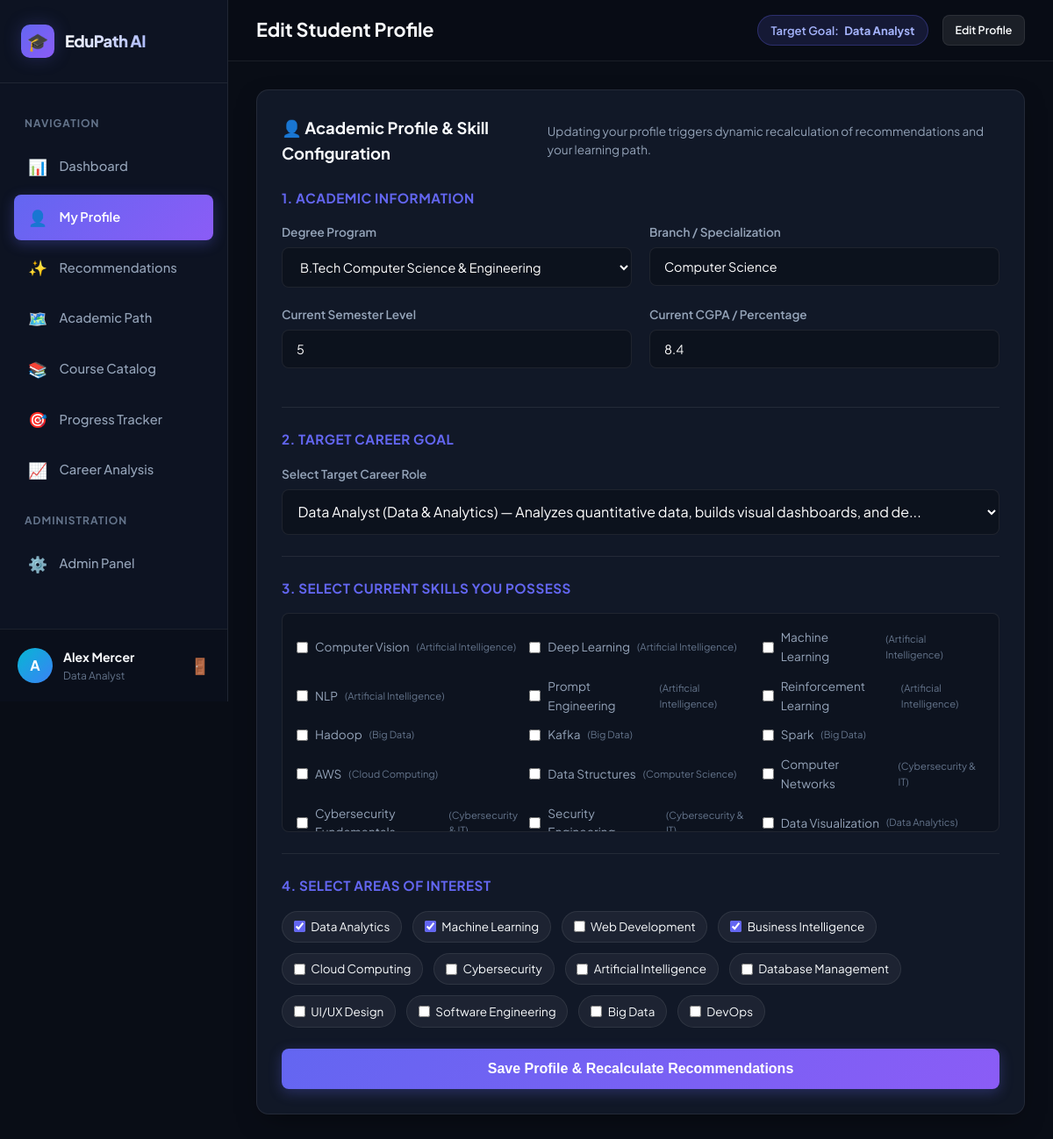
Page /profile (signed in) on the committed database.
### tables this page shows
CREATE TABLE students (
    id INTEGER PRIMARY KEY AUTOINCREMENT,
    name TEXT NOT NULL,
    email TEXT NOT NULL UNIQUE,
    password_hash TEXT NOT NULL,
    degree TEXT DEFAULT 'B.Tech CSE',
    branch TEXT DEFAULT 'Computer Science & Engineering',
    semester INTEGER DEFAULT 5,
    cgpa REAL DEFAULT 8.0,
    target_career_id INTEGER,
    created_at TIMESTAMP DEFAULT CURRENT_TIMESTAMP,
    FOREIGN KEY (target_career_id) REFERENCES career_roles(id) ON DELETE SET NULL
);

CREATE TABLE career_roles (
    id INTEGER PRIMARY KEY AUTOINCREMENT,
    title TEXT NOT NULL UNIQUE,
    description TEXT,
    category TEXT NOT NULL
);

CREATE TABLE skills (
    id INTEGER PRIMARY KEY AUTOINCREMENT,
    name TEXT NOT NULL UNIQUE,
    category TEXT NOT NULL
);

### app.py (the view, shortened to what this page needs)
@app.route("/profile", methods=["GET", "POST"])
@login_required
def profile():
    student_id = session["user_id"]
    conn = get_db()
    cursor = conn.cursor()
    cursor.execute("SELECT * FROM students WHERE id = ?", (student_id,))
    student = dict(cursor.fetchone())
    cursor.execute("SELECT skill_id FROM student_skills WHERE student_id = ?", (student_id,))
    student_skill_ids = [r[0] for r in cursor.fetchall()]
    cursor.execute("SELECT interest_name FROM student_interests WHERE student_id = ?", (student_id,))
    student_interests = [r[0] for r in cursor.fetchall()]
    cursor.execute("SELECT * FROM skills ORDER BY category, name")
    all_skills = [dict(r) for r in cursor.fetchall()]
    cursor.execute("SELECT * FROM career_roles ORDER BY title")
    all_career_roles = [dict(r) for r in cursor.fetchall()]
    conn.close()
    predefined_interests = [
        "Data Analytics", "Machine Learning", "Web Development", "Business Intelligence",
        "Cloud Computing", "Cybersecurity", "Artificial Intelligence", "Database Management",
        "UI/UX Design", "Software Engineering", "Big Data", "DevOps"
    ]
    return render_template(
        "profile.html",
        student=student,
        student_skill_ids=student_skill_ids,
        student_interests=student_interests,
        all_skills=all_skills,
        all_career_roles=all_career_roles,
        predefined_interests=predefined_interests
    )

### app.py (called while the page is built)
def get_db():
    ensure_db_initialized()
    conn = sqlite3.connect(DB_PATH)
    conn.row_factory = sqlite3.Row
    conn.execute("PRAGMA foreign_keys = ON;")
    return conn

@app.context_processor
def inject_user():
    if "user_id" in session:
        conn = get_db()
        cursor = conn.cursor()
        cursor.execute("""
            SELECT s.*, cr.title as target_career_title
            FROM students s
            LEFT JOIN career_roles cr ON s.target_career_id = cr.id
            WHERE s.id = ?
        """, (session["user_id"],))
        user = cursor.fetchone()
        conn.close()
        return {"current_user": dict(user) if user else None, "is_admin": session.get("is_admin", False)}
    return {"current_user": None, "is_admin": session.get("is_admin", False)}

def login_required(f):
    from functools import wraps
    @wraps(f)
    def decorated_function(*args, **kwargs):
        if "user_id" not in session:
            flash("Please sign in to access EduPath AI features.", "warning")
            return redirect(url_for("login"))
        return f(*args, **kwargs)
    return decorated_function

### templates/profile.html (shortened to what this page needs)
{% extends "base.html" %}
{% block page_title %}Edit Student Profile{% endblock %}
{% block content %}
<div style="max-width: 900px; margin: 0 auto;">
    <div class="card">
        <div class="card-header">
            <h3 class="card-title">👤 Academic Profile & Skill Configuration</h3>
            <p style="font-size: 0.85rem; color: var(--text-muted);">Updating your profile triggers dynamic recalculation of recommendations and your learning path.</p>
        </div>
        <form action="{{ url_for('profile') }}" method="POST">
            <h4 style="font-size: 0.95rem; font-weight: 700; color: var(--primary); text-transform: uppercase; letter-spacing: 0.5px; margin-bottom: 1rem;">1. Academic Information</h4>
            <div style="display: grid; grid-template-columns: 1fr 1fr; gap: 1.25rem;">
                <div class="form-group">
                    <label class="form-label">Degree Program</label>
                    <select name="degree" class="form-select">
                        <option value="B.Tech CSE" {% if student.degree == 'B.Tech CSE' %}selected{% endif %}>B.Tech Computer Science & Engineering</option>
                    </select>
                </div>
                <div class="form-group">
                    <label class="form-label">Branch / Specialization</label>
                    <input type="text" name="branch" class="form-control" value="{{ student.branch }}" required>
                </div>
            </div>
            <div style="display: grid; grid-template-columns: 1fr 1fr; gap: 1.25rem;">
                <div class="form-group">
                    <label class="form-label">Current Semester Level</label>
                    <input type="number" name="semester" class="form-control" min="1" max="8" value="{{ student.semester }}" required>
                </div>
                <div class="form-group">
                    <label class="form-label">Current CGPA / Percentage</label>
                    <input type="number" name="cgpa" class="form-control" step="0.1" min="0" max="10" value="{{ student.cgpa }}" required>
                </div>
            </div>
            <hr style="border: none; border-top: 1px solid var(--border-color); margin: 1.5rem 0;">
            <h4 style="font-size: 0.95rem; font-weight: 700; color: var(--primary); text-transform: uppercase; letter-spacing: 0.5px; margin-bottom: 1rem;">2. Target Career Goal</h4>
            <div class="form-group">
                <label class="form-label">Select Target Career Role</label>
                <select name="target_career_id" class="form-select" style="font-size: 1rem; padding: 0.85rem;">
                    {% for role in all_career_roles %}
                        <option value="{{ role.id }}" {% if student.target_career_id == role.id %}selected{% endif %}>
                            {{ role.title }} ({{ role.category }}) — {{ role.description[:60] }}...
                        </option>
                    {% endfor %}
                </select>
            </div>
            <hr style="border: none; border-top: 1px solid var(--border-color); margin: 1.5rem 0;">
            <h4 style="font-size: 0.95rem; font-weight: 700; color: var(--primary); text-transform: uppercase; letter-spacing: 0.5px; margin-bottom: 1rem;">3. Select Current Skills You Possess</h4>
            <div style="display: grid; grid-template-columns: repeat(auto-fill, minmax(200px, 1fr)); gap: 0.75rem; max-height: 250px; overflow-y: auto; background: rgba(0,0,0,0.2); padding: 1rem; border-radius: 8px; border: 1px solid var(--border-color);">
                {% for sk in all_skills %}
                <label style="display: flex; align-items: center; gap: 0.5rem; font-size: 0.85rem; cursor: pointer; color: var(--text-muted);">
                    <input type="checkbox" name="skills" value="{{ sk.id }}" {% if sk.id in student_skill_ids %}checked{% endif %} style="accent-color: var(--primary);">
                    <span>{{ sk.name }}</span>
                    <span style="font-size: 0.7rem; color: var(--text-dim);">({{ sk.category }})</span>
                </label>
                {% endfor %}
            </div>
            <hr style="border: none; border-top: 1px solid var(--border-color); margin: 1.5rem 0;">
            <h4 style="font-size: 0.95rem; font-weight: 700; color: var(--primary); text-transform: uppercase; letter-spacing: 0.5px; margin-bottom: 1rem;">4. Select Areas of Interest</h4>
            <div style="display: flex; flex-wrap: wrap; gap: 0.75rem; margin-bottom: 1.5rem;">
                {% for int_name in predefined_interests %}
                <label style="display: inline-flex; align-items: center; gap: 0.4rem; background: rgba(255,255,255,0.05); padding: 0.4rem 0.8rem; border-radius: 50px; font-size: 0.84rem; cursor: pointer; border: 1px solid var(--border-color);">
                    <input type="checkbox" name="interests" value="{{ int_name }}" {% if int_name in student_interests %}checked{% endif %} style="accent-color: var(--primary);">
                    <span>{{ int_name }}</span>
                </label>
                {% endfor %}
            </div>
            <button type="submit" class="btn btn-primary" style="width: 100%; padding: 0.9rem; font-size: 1rem;">Save Profile & Recalculate Recommendations</button>
        </form>
    </div>
</div>
{% endblock %}

### templates/base.html (shortened to what this page needs)
<!DOCTYPE html>
<html lang="en">
<head>
    <link rel="stylesheet" href="{{ url_for('static', filename='css/style.css') }}">
</head>
<body>
    <div class="app-container">
        <aside class="sidebar">
            <div class="sidebar-header">
                <div class="brand-icon">🎓</div>
                <div class="brand-title">EduPath AI</div>
            </div>
            <nav class="nav-menu">
                <div class="nav-section-title">Navigation</div>
                <a href="{{ url_for('dashboard') }}" class="nav-item {% if request.endpoint == 'dashboard' %}active{% endif %}">
                    <span class="nav-icon">📊</span>
                    <span>Dashboard</span>
                </a>
                <a href="{{ url_for('profile') }}" class="nav-item {% if request.endpoint == 'profile' %}active{% endif %}">
                    <span class="nav-icon">👤</span>
                    <span>My Profile</span>
                </a>
                <a href="{{ url_for('recommendations') }}" class="nav-item {% if request.endpoint == 'recommendations' %}active{% endif %}">
                    <span class="nav-icon">✨</span>
                    <span>Recommendations</span>
                </a>
                <a href="{{ url_for('academic_path') }}" class="nav-item {% if request.endpoint == 'academic_path' %}active{% endif %}">
                    <span class="nav-icon">🗺️</span>
                    <span>Academic Path</span>
                </a>
                <a href="{{ url_for('courses') }}" class="nav-item {% if request.endpoint == 'courses' %}active{% endif %}">
                    <span class="nav-icon">📚</span>
                    <span>Course Catalog</span>
                </a>
                <a href="{{ url_for('progress') }}" class="nav-item {% if request.endpoint == 'progress' %}active{% endif %}">
                    <span class="nav-icon">🎯</span>
                    <span>Progress Tracker</span>
                </a>
                <a href="{{ url_for('career_analysis') }}" class="nav-item {% if request.endpoint == 'career_analysis' %}active{% endif %}">
                    <span class="nav-icon">📈</span>
                    <span>Career Analysis</span>
                </a>
                <div class="nav-section-title">Administration</div>
                <a href="{{ url_for('admin_dashboard') }}" class="nav-item {% if request.endpoint == 'admin_dashboard' %}active{% endif %}">
                    <span class="nav-icon">⚙️</span>
                    <span>Admin Panel</span>
                </a>
            </nav>
            {% if current_user %}
            <div class="sidebar-user">
                <div class="user-avatar">{{ current_user.name[0] }}</div>
                <div class="user-info">
                    <div class="user-name">{{ current_user.name }}</div>
                    <div class="user-career">{{ current_user.target_career_title or 'Student' }}</div>
                </div>
                <a href="{{ url_for('logout') }}" title="Sign Out" style="color: var(--text-dim); font-size: 1.1rem;">🚪</a>
            </div>
            {% endif %}
        </aside>
        <main class="main-content">
            <header class="topbar">
                <h1 class="page-title">{% block page_title %}Dashboard{% endblock %}</h1>
                <div class="topbar-actions">
                    {% if current_user and current_user.target_career_title %}
                    <div class="career-pill">
                        <span>Target Goal:</span>
                        <strong>{{ current_user.target_career_title }}</strong>
                    </div>
                    {% endif %}
                    <a href="{{ url_for('profile') }}" class="btn btn-secondary btn-sm">Edit Profile</a>
                </div>
            </header>
            <div class="page-container">
                {% block content %}{% endblock %}
            </div>
        </main>
    </div>
</body>
</html>

### rows in the picture
students: name "A", name "Alex Mercer", degree "B.Tech Computer Science & Engineering", branch "Computer Science", semester "5", cgpa "8.4", target_career_id "Data Analyst (Data & Analytics) — Analyzes quantitative data, builds visual dashboards, and de..."
career_roles: title "Data Analyst", target_career_title "Data Analyst"
skills: name "Computer Vision", category "Artificial Intelligence"
skills: name "Deep Learning", category "Artificial Intelligence"
skills: name "Machine Learning", category "Artificial Intelligence"
skills: name "NLP", category "Artificial Intelligence"
skills: name "Prompt Engineering", category "Artificial Intelligence"
skills: name "Reinforcement Learning", category "Artificial Intelligence"
skills: name "Hadoop", category "Big Data"
skills: name "Kafka", category "Big Data"
skills: name "Spark", category "Big Data"
skills: name "AWS", category "Cloud Computing"
skills: name "Data Structures", category "Computer Science"
skills: name "Computer Networks", category "Cybersecurity & IT"
skills: name "Cybersecurity…", category "Cybersecurity…"
skills: name "Security…", category "Cybersecurity &…"
skills: name "Data Visualization", category "Data Analytics"

### other values in the picture
{{ int_name }} "Data Analytics" "Machine Learning" "Web Development" "Business Intelligence" "Cloud Computing" "Cybersecurity" "Artificial Intelligence" "Database Management" "UI/UX Design" "Software Engineering" "Big Data" "DevOps"
